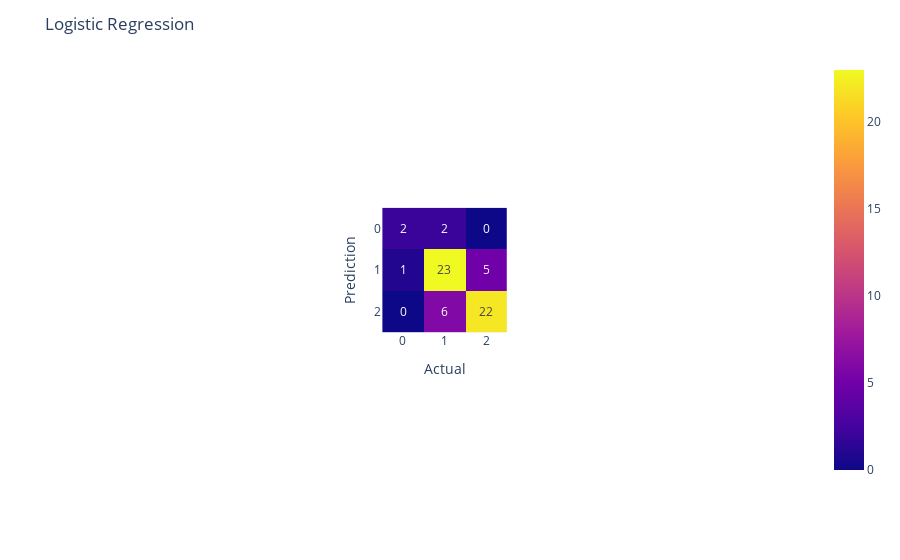
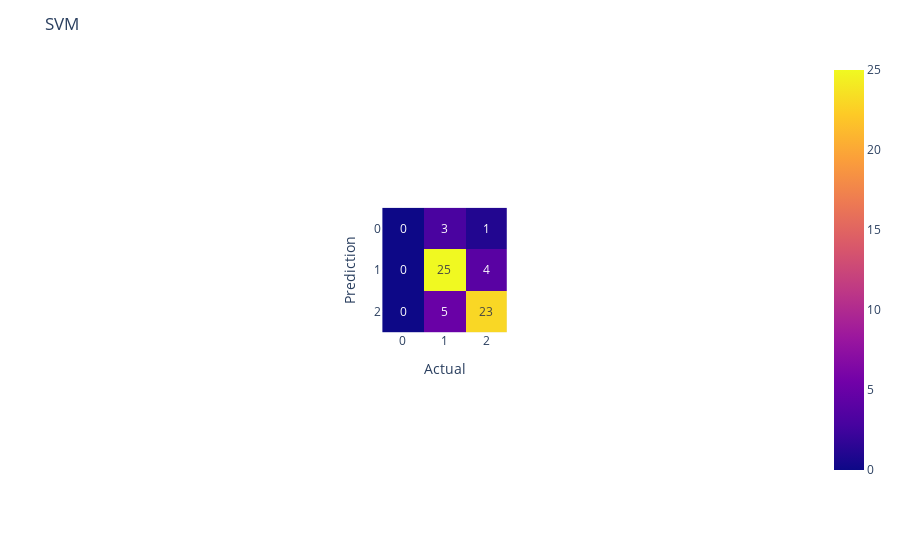
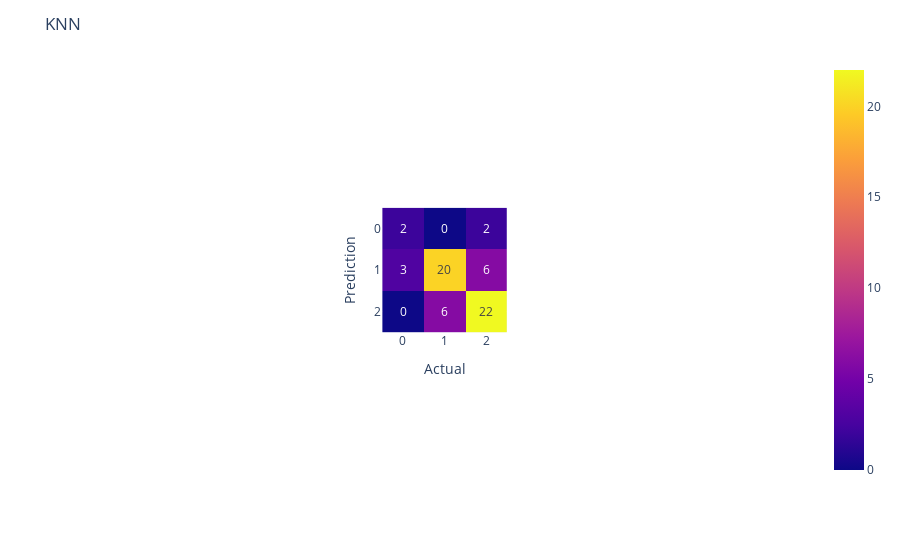

Source (notebook cell) for these figures, in order:
### Code cell
# Import necessary libraries
import matplotlib.pyplot as plt
import seaborn as sns
from sklearn.model_selection import train_test_split, GridSearchCV
from sklearn.linear_model import LogisticRegression
from sklearn.svm import SVC
from sklearn.neighbors import KNeighborsClassifier
from sklearn.metrics import confusion_matrix, classification_report
from sklearn.preprocessing import StandardScaler
import pandas as pd
import plotly.express as px
import numpy as np
import time

def train_and_evaluate_model(model, X_train_scaled, y_train, X_test_scaled, y_test, title):
    start_time = time.time()
    model.fit(X_train_scaled, y_train)
    y_pred = model.predict(X_test_scaled)
    conf_matrix = confusion_matrix(y_test, y_pred)
    report = classification_report(y_test, y_pred, zero_division=1)

    fig = px.imshow(conf_matrix, text_auto=True)
    fig.update_layout(xaxis_title='Actual', yaxis_title='Prediction', title=title)
    fig.show()

    print(f"\n{title} Classification Report:\n", report)
    print(f"\nTime taken for {title}: {time.time() - start_time:.2f} seconds\n")

data = pd.read_csv('heart.csv')

X = data.drop('slp', axis=1)
y = data['slp']

X_train, X_test, y_train, y_test = train_test_split(X, y, train_size=0.8)

scaler = StandardScaler()
X_train_scaled = scaler.fit_transform(X_train)
X_test_scaled = scaler.transform(X_test)

logreg = LogisticRegression(max_iter=10000)
train_and_evaluate_model(logreg, X_train_scaled, y_train, X_test_scaled, y_test, 'Logistic Regression')

svm_model = SVC()
train_and_evaluate_model(svm_model, X_train_scaled, y_train, X_test_scaled, y_test, 'SVM')

number_of_neighbors = np.arange(3, 10, 25)
model_KNN = KNeighborsClassifier()
params = {'n_neighbors': number_of_neighbors}
grid_search_knn = GridSearchCV(estimator=model_KNN, param_grid=params, cv=6)
best_knn_model = grid_search_knn.fit(X_train_scaled, y_train)
train_and_evaluate_model(best_knn_model, X_train_scaled, y_train, X_test_scaled, y_test, 'KNN')

### Figure 1 — Plotly figure (JSON) as saved in the notebook; plotly's stock layout.template omitted (floating-point values rounded to 4 significant figures)
{"data": [{"coloraxis": "coloraxis", "hovertemplate": "x: %{x}<br>y: %{y}<br>color: %{z}<extra></extra>", "name": "0", "texttemplate": "%{z}", "type": "heatmap", "xaxis": "x", "yaxis": "y", "z": [[2, 2, 0], [1, 23, 5], [0, 6, 22]]}], "layout": {"autosize": true, "coloraxis": {"colorscale": [[0, "#0d0887"], [0.1111, "#46039f"], [0.2222, "#7201a8"], [0.3333, "#9c179e"], [0.4444, "#bd3786"], [0.5556, "#d8576b"], [0.6667, "#ed7953"], [0.7778, "#fb9f3a"], [0.8889, "#fdca26"], [1, "#f0f921"]]}, "margin": {"t": 60}, "title": {"text": "Logistic Regression"}, "xaxis": {"anchor": "y", "autorange": true, "constrain": "domain", "domain": [0.4146, 0.5854], "range": [-0.5, 2.5], "scaleanchor": "y", "title": {"text": "Actual"}}, "yaxis": {"anchor": "x", "autorange": true, "constrain": "domain", "domain": [0, 1], "range": [2.5, -0.5], "title": {"text": "Prediction"}}}}

### Figure 2 — Plotly figure (JSON) as saved in the notebook; plotly's stock layout.template omitted (floating-point values rounded to 4 significant figures)
{"data": [{"coloraxis": "coloraxis", "hovertemplate": "x: %{x}<br>y: %{y}<br>color: %{z}<extra></extra>", "name": "0", "texttemplate": "%{z}", "type": "heatmap", "xaxis": "x", "yaxis": "y", "z": [[0, 3, 1], [0, 25, 4], [0, 5, 23]]}], "layout": {"autosize": true, "coloraxis": {"colorscale": [[0, "#0d0887"], [0.1111, "#46039f"], [0.2222, "#7201a8"], [0.3333, "#9c179e"], [0.4444, "#bd3786"], [0.5556, "#d8576b"], [0.6667, "#ed7953"], [0.7778, "#fb9f3a"], [0.8889, "#fdca26"], [1, "#f0f921"]]}, "margin": {"t": 60}, "title": {"text": "SVM"}, "xaxis": {"anchor": "y", "autorange": true, "constrain": "domain", "domain": [0.4146, 0.5854], "range": [-0.5, 2.5], "scaleanchor": "y", "title": {"text": "Actual"}}, "yaxis": {"anchor": "x", "autorange": true, "constrain": "domain", "domain": [0, 1], "range": [2.5, -0.5], "title": {"text": "Prediction"}}}}

### Figure 3 — Plotly figure (JSON) as saved in the notebook; plotly's stock layout.template omitted (floating-point values rounded to 4 significant figures)
{"data": [{"coloraxis": "coloraxis", "hovertemplate": "x: %{x}<br>y: %{y}<br>color: %{z}<extra></extra>", "name": "0", "texttemplate": "%{z}", "type": "heatmap", "xaxis": "x", "yaxis": "y", "z": [[2, 0, 2], [3, 20, 6], [0, 6, 22]]}], "layout": {"autosize": true, "coloraxis": {"colorscale": [[0, "#0d0887"], [0.1111, "#46039f"], [0.2222, "#7201a8"], [0.3333, "#9c179e"], [0.4444, "#bd3786"], [0.5556, "#d8576b"], [0.6667, "#ed7953"], [0.7778, "#fb9f3a"], [0.8889, "#fdca26"], [1, "#f0f921"]]}, "margin": {"t": 60}, "title": {"text": "KNN"}, "xaxis": {"anchor": "y", "autorange": true, "constrain": "domain", "domain": [0.4146, 0.5854], "range": [-0.5, 2.5], "scaleanchor": "y", "title": {"text": "Actual"}}, "yaxis": {"anchor": "x", "autorange": true, "constrain": "domain", "domain": [0, 1], "range": [2.5, -0.5], "title": {"text": "Prediction"}}}}
